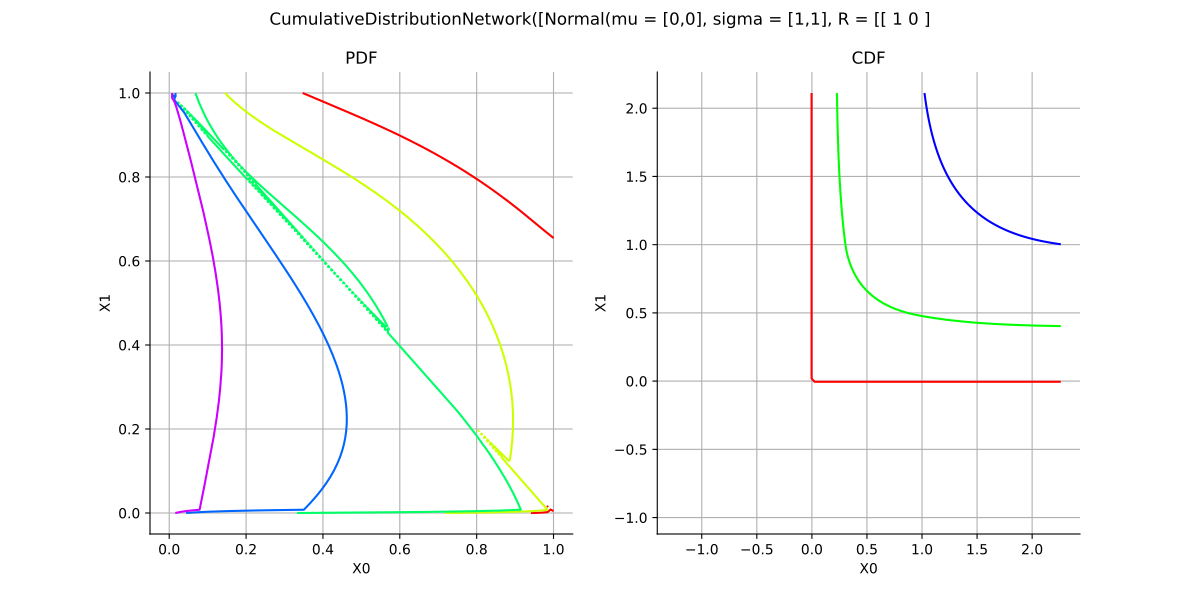

Reproduce this figure in Python.
import openturns as ot
from matplotlib import pyplot as plt
from openturns.viewer import View
title = None
if ot.CumulativeDistributionNetwork().__class__.__name__ == 'Bernoulli':
    distribution = ot.Bernoulli(0.7)
elif ot.CumulativeDistributionNetwork().__class__.__name__ == 'Binomial':
    distribution = ot.Binomial(5, 0.2)
elif ot.CumulativeDistributionNetwork().__class__.__name__ == 'Hypergeometric':
    distribution = ot.Hypergeometric(10, 4, 7)
elif ot.CumulativeDistributionNetwork().__class__.__name__ == 'CumulativeDistributionNetwork':
    coll = [ot.Normal(2),ot.Dirichlet([0.5, 1.0, 1.5])]
    distribution = ot.CumulativeDistributionNetwork(coll, ot.BipartiteGraph([[0,1], [0,1]]))
elif ot.CumulativeDistributionNetwork().__class__.__name__ == 'Histogram':
    distribution = ot.Histogram([-1.0, 0.5, 1.0, 2.0], [0.45, 0.4, 0.15])
elif ot.CumulativeDistributionNetwork().__class__.__name__ == 'KernelMixture':
    kernel = ot.Uniform()
    sample = ot.Normal().getSample(5)
    bandwidth = [1.0]
    distribution = ot.KernelMixture(kernel, bandwidth, sample)
elif ot.CumulativeDistributionNetwork().__class__.__name__ == 'MaximumDistribution':
    coll = [ot.Uniform(2.5, 3.5), ot.LogUniform(1.0, 1.2), ot.Triangular(2.0, 3.0, 4.0)]
    distribution = ot.MaximumDistribution(coll)
elif ot.CumulativeDistributionNetwork().__class__.__name__ == 'Multinomial':
    distribution = ot.Multinomial(5, [0.2])
elif ot.CumulativeDistributionNetwork().__class__.__name__ == 'RandomMixture':
    coll = [ot.Triangular(0.0, 1.0, 5.0), ot.Uniform(-2.0, 2.0)]
    weights = [0.8, 0.2]
    cst = 3.0
    distribution = ot.RandomMixture(coll, weights, cst)
elif ot.CumulativeDistributionNetwork().__class__.__name__ == 'TruncatedDistribution':
    distribution = ot.TruncatedDistribution(ot.Normal(2.0, 1.5), 1.0, 4.0)
elif ot.CumulativeDistributionNetwork().__class__.__name__ == 'UserDefined':
    distribution = ot.UserDefined([[1.0], [2.0], [3.0]], [0.4, 0.5, 1.0])
elif ot.CumulativeDistributionNetwork().__class__.__name__ == 'ZipfMandelbrot':
    distribution = ot.ZipfMandelbrot(10, 2.5, 0.3)
elif ot.CumulativeDistributionNetwork().__class__.__name__ == 'Normal':
    cov = ot.CovarianceMatrix([[1.0, -0.5], [-0.5, 1.0]])
    distribution = ot.Normal([0.0, 0.0], cov)
    title = "Normal dist. with correlation coefficient {}".format(cov[0, 1])
else:
    distribution = ot.CumulativeDistributionNetwork()

dimension = distribution.getDimension()
if title is None:
    title = str(distribution)[:100].split('\n')[0]
if dimension == 1:
    distribution.setDescription(['$x$'])
    pdf_graph = distribution.drawPDF()
    cdf_graph = distribution.drawCDF()
    fig = plt.figure(figsize=(10, 4))
    pdf_axis = fig.add_subplot(121)
    cdf_axis = fig.add_subplot(122)
    View(pdf_graph, figure=fig, axes=[pdf_axis], add_legend=False)
    View(cdf_graph, figure=fig, axes=[cdf_axis], add_legend=False)
    fig.suptitle(title)
elif dimension == 2:
    grid = ot.GridLayout(1, 2)
    pdf_graph = distribution.drawPDF()
    pdf_graph.setLegends([''])
    cdf_graph = distribution.drawCDF()
    cdf_graph.setLegends([''])
    grid.setGraph(0, 0, pdf_graph)
    grid.setGraph(0, 1, cdf_graph)
    grid.setTitle(title)
    fig = View(grid).getFigure()
    fig.axes[0].set_title('PDF')
    fig.axes[1].set_title('CDF')
